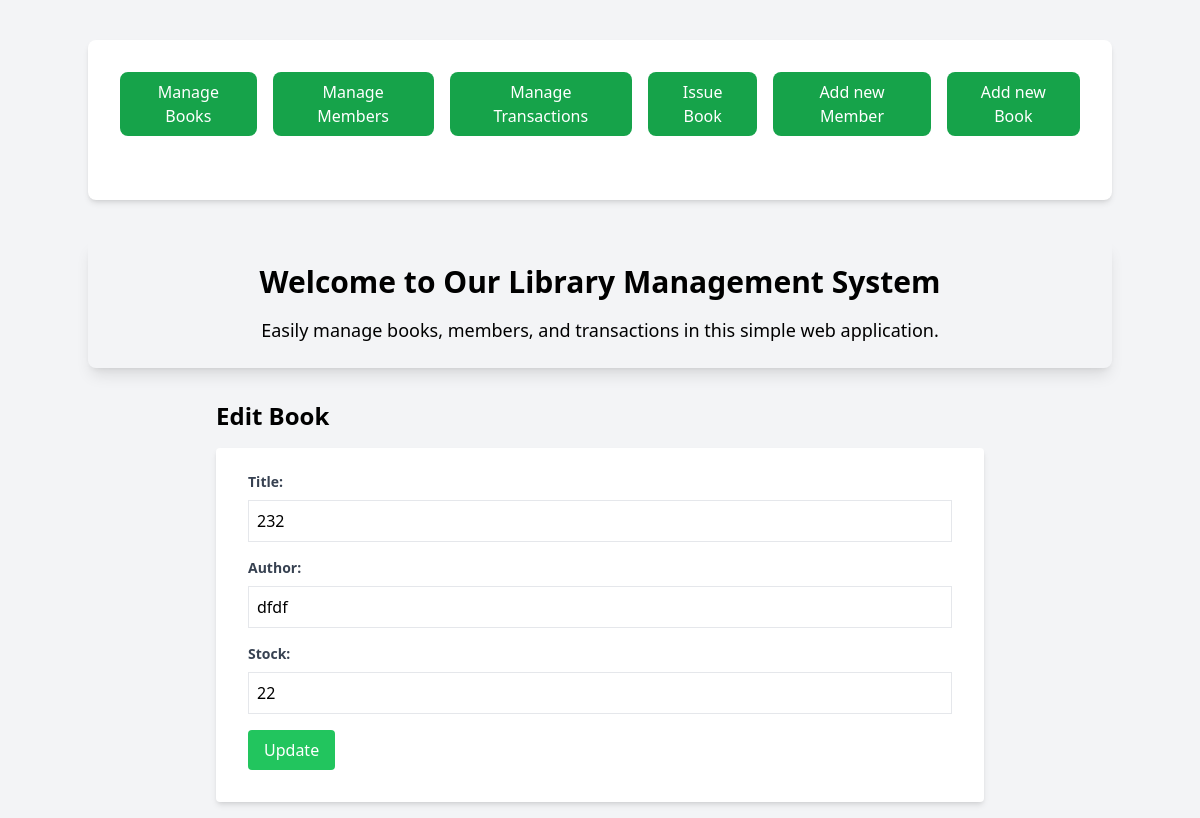
Screenshot of /library/books/2/edit/ with the database file from the repository.
### library/models.py (models this page shows, shortened)
class Book(models.Model):
    title = models.CharField(max_length=255)
    author = models.CharField(max_length=255)
    stock = models.PositiveIntegerField()

### library/views.py (the view)
# urls.py: path('books/<int:pk>/edit/', views.book_update, name='book_update'),
def book_update(request, pk):
    book = get_object_or_404(Book, pk=pk)
    if request.method == 'POST':
        book.title = request.POST['title']
        book.author = request.POST['author']
        book.stock = request.POST['stock']
        book.save()
        return redirect('book_list')
    return render(request, 'library/book_form.html', {'book': book})

### library/templates/library/book_form.html (shortened to what this page needs)
{% extends 'library/base.html' %}
{% block content %}
<h1 class="text-2xl font-semibold mb-4">{% if book %}Edit Book{% else %}Add Book{% endif %}</h1>
<form method="POST" class="bg-white shadow-md rounded px-8 pt-6 pb-8 mb-4">
  <div class="mb-4">
    <label for="title" class="block text-gray-700 text-sm font-bold mb-2">Title:</label>
    <input type="text" name="title" value="{% if book %}{{ book.title }}{% endif %}" class="border p-2 w-full">
  </div>
  <div class="mb-4">
    <label for="author" class="block text-gray-700 text-sm font-bold mb-2">Author:</label>
    <input type="text" name="author" value="{% if book %}{{ book.author }}{% endif %}" class="border p-2 w-full">
  </div>
  <div class="mb-4">
    <label for="stock" class="block text-gray-700 text-sm font-bold mb-2">Stock:</label>
    <input type="number" name="stock" value="{% if book %}{{ book.stock }}{% endif %}" class="border p-2 w-full">
  </div>
  <button type="submit" class="bg-green-500 text-white px-4 py-2 rounded">{% if book %}Update{% else %}Add{% endif %}</button>
</form>
{% endblock %}

### rows the page displays
Book: title "232", author "dfdf", stock "22"
